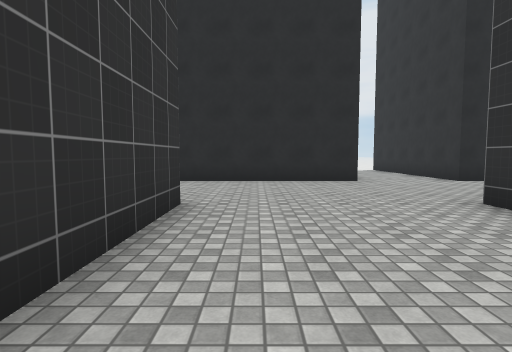
View 1 (above)

24 first-person views from a walk through a 3-D level made in the Unity game engine. The camera is 1.3 m above the floor, tilts 4° down and sees 80° across. The floor is counted in squares, 2 m on a side. Each view is taken from the middle of a square. On the plan, view 1 faces up. The plan holds only what a view shows up to about 10 squares ahead; the rest is blank. The place goes on beyond the plan. The player is left out. Door leaves are left out, so doorways stand open. Some surface patterns are stand-ins.

View 2
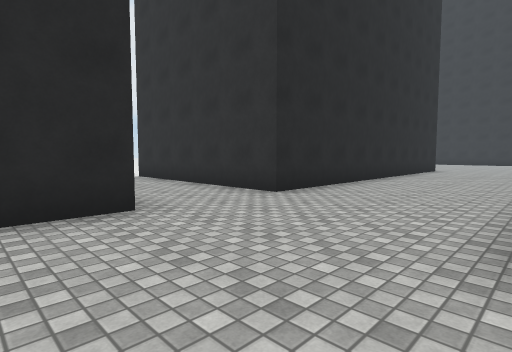

View 3
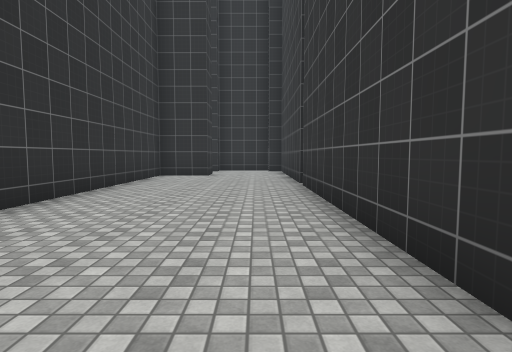

View 4
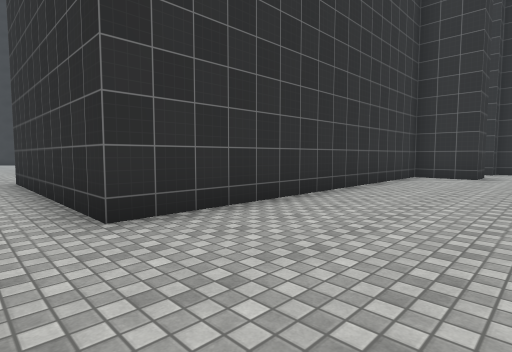

View 5
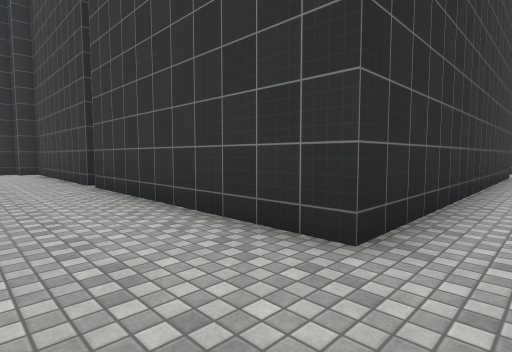

View 6
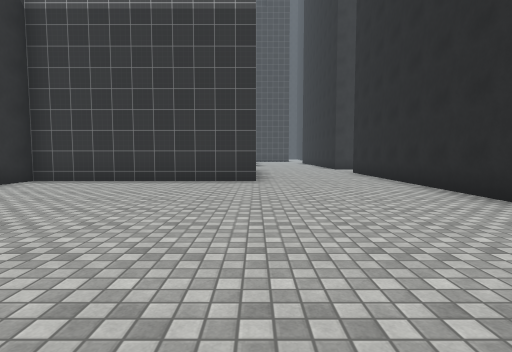

View 7
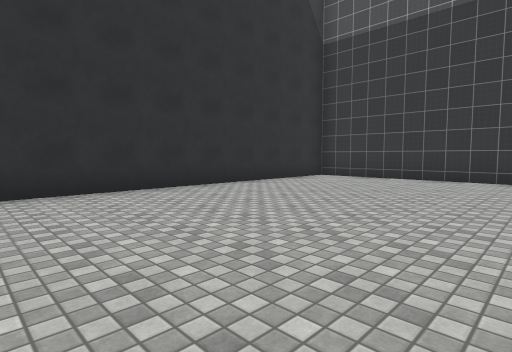

View 8
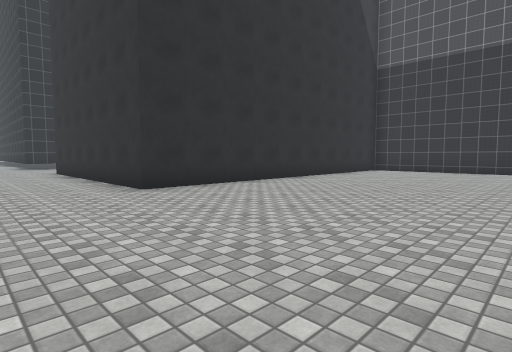

View 9
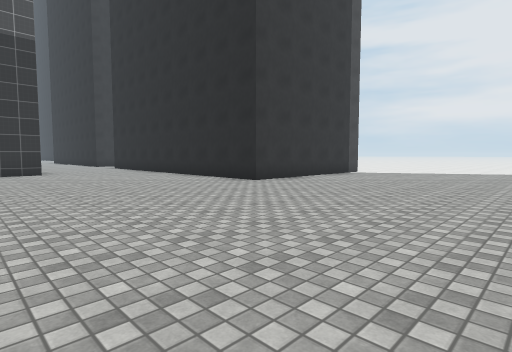

View 10
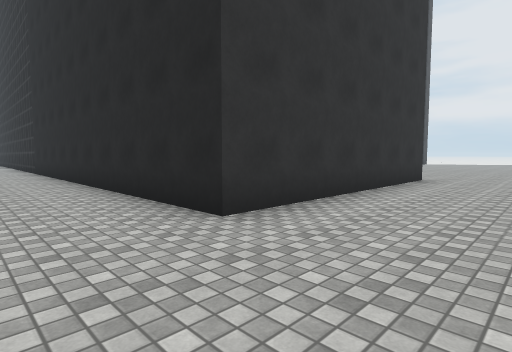

View 11
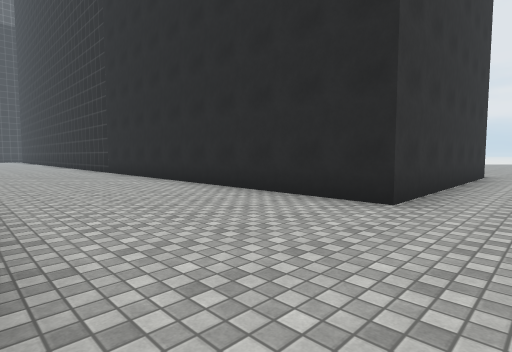

View 12
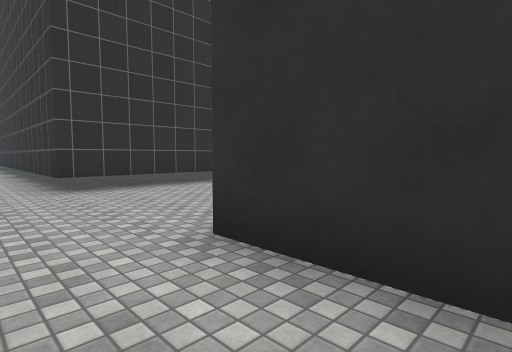

View 13
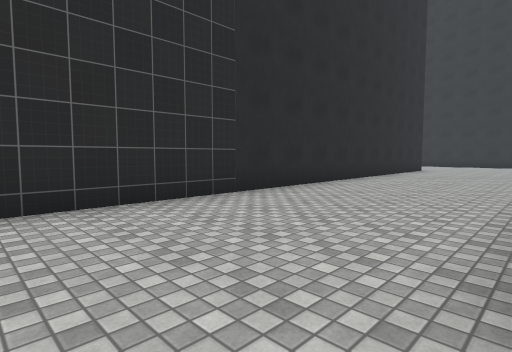

View 14
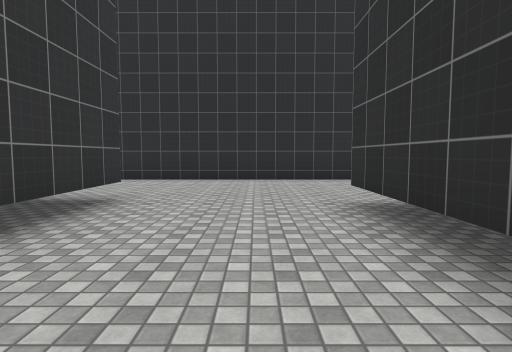

View 15
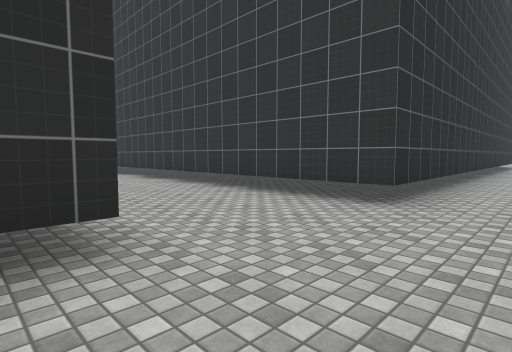

View 16
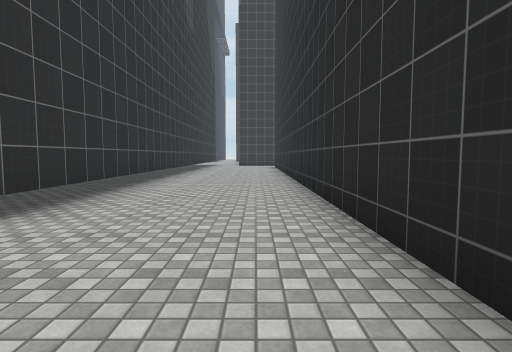

View 17
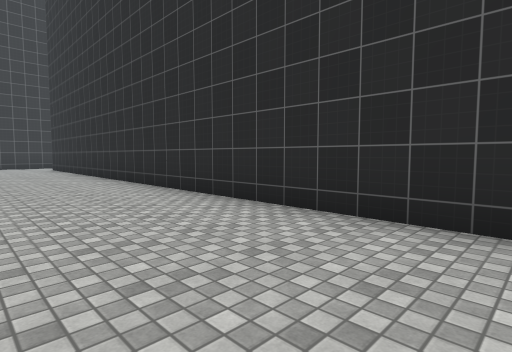

View 18
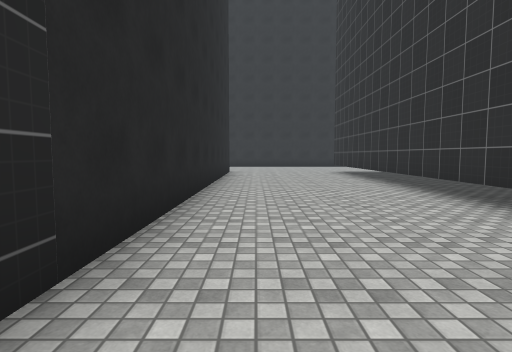

View 19
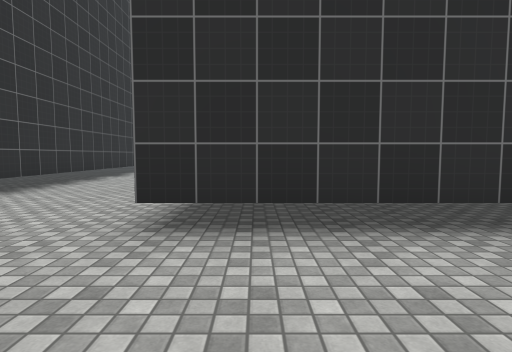

View 20
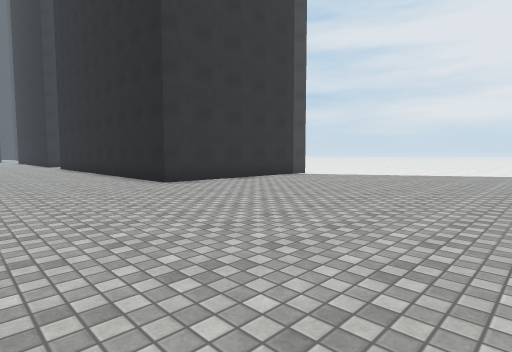

View 21
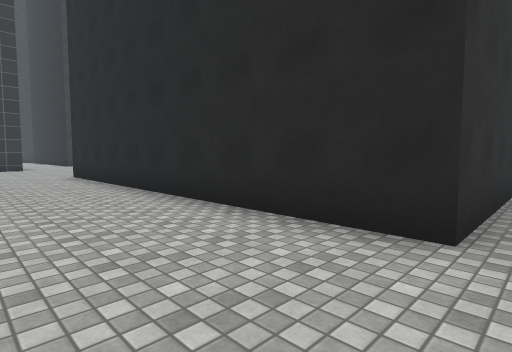

View 22
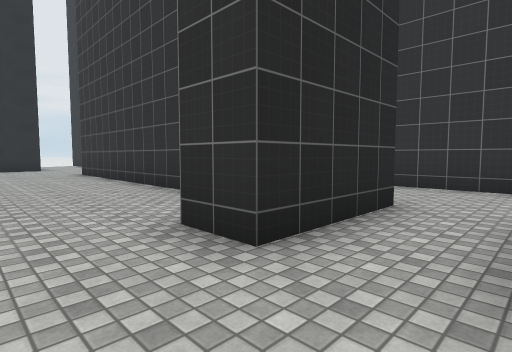

View 23
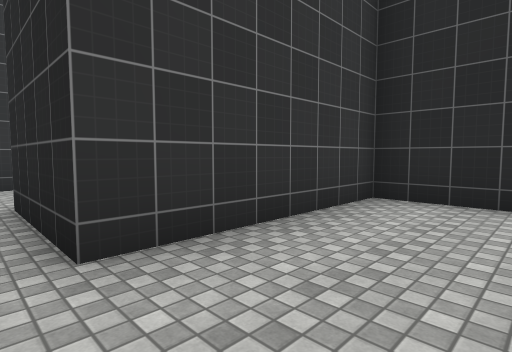

View 24
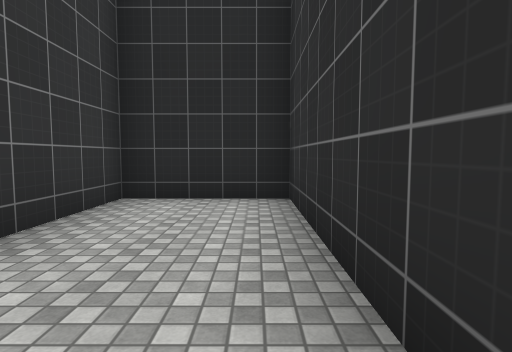

### Floor plan
Points are (right, up) in squares from view 1. A wall is a line through its corners. A room is listed if a view was taken in it or the views show most of it. See-through windows are left out.
Room 1 (views 1, 2, 3, 4, 5, 6, 7, 8, 9, 10, 11, 12, 13, 14, 15, 16, 17, 18, 19, 20, 21, 22)
walls: (10.5, -12) (18.7, -12) (18.7, -19); (4, -5.5) (1.5, -5.5) (1.5, -4.5) (3, -4.5) (3, 4) (8.5, 4) (8.5, -1.5) (18.5, -1.5) (18.5, -8) (-5.5, -8); (6.3, -19.1) (6.3, -12) (6.9, -12); (-0.5, -7) (-0.5, -7.5) (1.5, -7.5) (1.5, -7); (-1, -2) (-1, -7); (-5.5, -11.5) (3, -11.5) (3, -20.2); (-5.5, 4) (-1, 4) (-1, -1.5); (14.5, 10.5) (14.5, 7.5) (5, 7.5) (5, 10.5); (2.5, 10.5) (2.5, 7.5) (-5.5, 7.5)
ways out: opening at (5, -6) to room 2
Room 2 (views 23, 24)
walls: (6.5, -6.5) (6.5, -1.5) (4, -1.5) (4, -5.5)
ways out: opening at (5, -6) to room 1

Where each view was taken, in squares from view 1:
view 1: 0 up, 0 right, facing up
view 2: 4 up, 1 right, facing up-right
view 3: 5 up, 0 right, facing down
view 4: 5 up, 0 right, facing down-right
view 5: 5 up, 1 right, facing down-left
view 6: 4 up, 16 right, facing left
view 7: 4 up, 17 right, facing down-left
view 8: 4 up, 21 right, facing down-left
view 9: 2 up, 20 right, facing up-left
view 10: 10 down, 21 right, facing up-left
view 11: 12 down, 20 right, facing up-left
view 12: 6 down, 20 right, facing down-left
view 13: 12 down, 5 right, facing up-right
view 14: 16 down, 5 right, facing up
view 15: 10 down, 7 right, facing down-left
view 16: 9 down, 6 right, facing left
view 17: 11 down, 5 right, facing up-left
view 18: 9 down, 7 right, facing right
view 19: 9 down, 2 right, facing down
view 20: 4 up, 21 right, facing up-left
view 21: 5 up, 3 right, facing up-left
view 22: 7 down, 0 right, facing up-right
view 23: 6 down, 6 right, facing up-left
view 24: 6 down, 6 right, facing up
